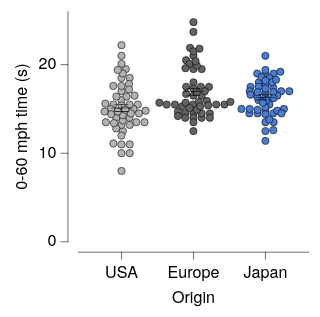

Express this chart as Vega-Lite.
### Vega-Lite specification from a JSON file in a GitHub repository (floating-point values rounded to 4 significant figures; data arrays with more than 128 entries replaced by an {"elided": "..."} marker saying what was removed)
{"background": null, "config": {"arc": {"fill": "#DBDBDB", "fillOpacity": 1.0, "innerRadius": 25.0, "padAngle": 0.03, "stroke": "black", "strokeOpacity": 1, "strokeWidth": 0.25}, "area": {"fill": "#DBDBDB", "fillOpacity": 1.0, "stroke": "black", "strokeOpacity": 1, "strokeWidth": 0.25}, "axis": {"domain": true, "domainCap": "round", "domainColor": "black", "domainWidth": 0.25, "grid": false, "gridCap": "round", "gridColor": "#F1F1F1", "gridDash": [0, 0], "gridOpacity": 1.0, "gridWidth": 0.25, "labelColor": "black", "labelFont": "Helvetica Neue, HelveticaNeue, Helvetica, Arial, sans-serif", "labelFontSize": 7, "labelFontStyle": "normal", "labelFontWeight": 400, "offset": 4.5, "ticks": true, "tickCap": "round", "tickColor": "black", "tickRound": false, "tickSize": 3, "tickWidth": 0.25, "titleColor": "black", "titleFont": "Helvetica Neue, HelveticaNeue, Helvetica, Arial, sans-serif", "titleFontSize": 7, "titleFontStyle": "normal", "titleFontWeight": 400}, "axisX": {"domain": true, "labelAlign": "center", "labelAngle": 0, "labels": true, "ticks": true, "translate": 0}, "axisY": {"domain": true, "labelAlign": "right", "labelAngle": 0, "labels": true, "ticks": true, "translate": 0}, "axisRight": {"domain": true, "labelAlign": "left", "labelAngle": 0, "labels": true, "ticks": true, "translate": 0}, "axisTop": {"domain": true, "labelAlign": "center", "labelAngle": 0, "labels": true, "ticks": true, "translate": 0}, "axisBand": {"tickOffset": 0}, "bar": {"fill": "#DBDBDB", "fillOpacity": 1.0, "stroke": "black", "strokeOpacity": 1, "strokeWidth": 0.25}, "boxplot": {"size": 9.0, "ticks": {"cornerRadius": 0.25, "fill": "black", "opacity": 1, "size": 4.5, "thickness": 0.25}, "box": {"fillOpacity": 1.0, "stroke": "black", "strokeOpacity": 1, "strokeWidth": 0.25}, "median": {"cornerRadius": 0, "fill": "black", "fillOpacity": 1.0, "opacity": 1, "size": 9.0, "thickness": 0.25}, "rule": {"fill": "black", "fillOpacity": 1.0, "size": 10.0, "stroke": "black", "strokeDash": [0, 0], "strokeOpacity": 1, "strokeWidth": 0.25}, "outliers": {"color": "black", "fill": "black", "fillOpacity": 1.0, "size": 0, "stroke": "black", "strokeOpacity": 1, "strokeWidth": 0.25}}, "circle": {"fill": "black", "fillOpacity": 1.0, "size": 1.25, "stroke": null, "strokeOpacity": 1, "strokeWidth": 0.25}, "errorband": {"band": {"fillOpacity": 0.6, "stroke": null, "strokeWidth": 0.25, "strokeOpacity": 1}, "borders": {"opacity": 0, "strokeOpacity": 0.25, "strokeWidth": 1}}, "errorbar": {"opacity": 1, "rule": {"strokeDash": [0, 0], "strokeWidth": 0.25}, "ticks": {"color": "black", "cornerRadius": 0.125, "opacity": 1, "size": 6.0, "thickness": 0.25}, "thickness": 0.25}, "font": "Helvetica Neue, HelveticaNeue, Helvetica, Arial, sans-serif", "geoshape": {"fill": "#DBDBDB", "fillOpacity": 1.0, "stroke": "black", "strokeOpacity": 1, "strokeWidth": 0.25}, "header": {"labelColor": "black", "labelFont": "Helvetica Neue, HelveticaNeue, Helvetica, Arial, sans-serif", "labelFontSize": 7, "labelFontStyle": "normal", "labelFontWeight": 400, "titleColor": "black", "titleFont": "Helvetica Neue, HelveticaNeue, Helvetica, Arial, sans-serif", "titleFontSize": 7, "titleFontStyle": "normal", "titleFontWeight": 400, "titlePadding": 0}, "legend": {"disable": false, "offset": 4.5, "titlePadding": 4, "labelOffset": 2, "gradientLabelOffset": 2, "gradientLength": 50.0, "gradientThickness": 5.0, "gradientOpacity": 1.0, "gradientStrokeColor": "black", "gradientStrokeWidth": 0.25, "labelColor": "black", "labelFont": "Helvetica Neue, HelveticaNeue, Helvetica, Arial, sans-serif", "labelFontSize": 7, "labelFontStyle": "normal", "labelFontWeight": 400, "strokeColor": "black", "strokeWidth": 0, "symbolSize": 42, "symbolStrokeColor": "black", "symbolStrokeWidth": 0.25, "titleColor": "black", "titleFont": "Helvetica Neue, HelveticaNeue, Helvetica, Arial, sans-serif", "titleFontSize": 7, "titleFontStyle": "normal", "titleFontWeight": 400}, "line": {"color": "black", "stroke": "black", "strokeCap": "butt", "strokeDash": [0, 0], "strokeOpacity": 1, "strokeWidth": 0.5}, "point": {"filled": true, "fill": "#DBDBDB", "fillOpacity": 1.0, "size": 5.0, "stroke": "black", "strokeOpacity": 1, "strokeWidth": 0.25}, "range": {"category": ["#B2B2B2", "#636363", "#4A7CD3", "#008542", "#382864", "#509F98", "#284F93", "#005226", "#A398D6", "#173633"], "diverging": {"scheme": ["#443E60", "#5F597E", "#7C759B", "#9994B6", "#B7B4CC", "#D6D5DC", "#F6F6F6", "#D1DAD9", "#A4C2BF", "#7AA9A4", "#578E89", "#37736E", "#1B5954"]}, "heatmap": {"scheme": ["#32022B", "#43044D", "#4C196E", "#4D338C", "#484DA6", "#3A68BB", "#1D83CA", "#1D9CCB", "#23B5C9", "#28CDC5", "#4DE0B4", "#91EE9F"]}, "ordinal": {"scheme": ["#F1F1F1", "#DBDBDB", "#C6C6C6", "#B2B2B2", "#9D9D9D", "#898989", "#767676", "#636363", "#515151", "#404040", "#2F2F2F", "#1F1F1F"]}, "ramp": {"scheme": ["#32022B", "#43044D", "#4C196E", "#4D338C", "#484DA6", "#3A68BB", "#1D83CA", "#1D9CCB", "#23B5C9", "#28CDC5", "#4DE0B4", "#91EE9F"]}}, "rule": {"color": "black", "stroke": "black", "strokeCap": "round", "strokeDash": [2, 2], "strokeOpacity": 1, "strokeWidth": 0.25}, "scale": {"bandPaddingInner": 0.1, "bandPaddingOuter": 0.1, "round": false}, "rect": {"fill": "#DBDBDB", "fillOpacity": 1.0, "stroke": "black", "strokeOpacity": 1, "strokeWidth": 0.25}, "square": {"fill": "#DBDBDB", "fillOpacity": 1.0, "size": 10.0, "stroke": "black", "strokeOpacity": 1, "strokeWidth": 0.25}, "text": {"color": "black", "font": "Helvetica Neue, HelveticaNeue, Helvetica, Arial, sans-serif", "fontSize": 7, "fontStyle": "normal", "fontWeight": 400}, "tick": {"color": "black", "cornerRadius": 0.125, "opacity": 1.0, "size": 9.0, "thickness": 0.25}, "title": {"anchor": "middle", "frame": "group", "color": "black", "font": "Helvetica Neue, HelveticaNeue, Helvetica, Arial, sans-serif", "fontSize": 7, "fontStyle": "normal", "fontWeight": 400, "subtitleColor": "black", "subtitleFont": "Helvetica Neue, HelveticaNeue, Helvetica, Arial, sans-serif", "subtitleFontSize": "Helvetica Neue, HelveticaNeue, Helvetica, Arial, sans-serif", "subtitleFontStyle": "normal", "subtitleFontWeight": 400}, "trail": {"color": "black", "opacity": 1, "size": 0.5}, "view": {"continuousWidth": 100, "continuousHeight": 100, "discreteWidth": 100, "discreteHeight": 100, "fill": null, "stroke": null, "strokeWidth": 0.25}}, "layer": [{"data": {"name": "data-fff8341856742b0cfe310aaeede7bc4a"}, "mark": {"type": "circle", "opacity": 1.0, "size": 10.0, "stroke": "black", "strokeOpacity": 1, "strokeWidth": 0.25}, "encoding": {"color": {"field": "Origin", "legend": null, "scale": {"domain": ["USA", "Europe", "Japan"]}, "sort": ["USA", "Europe", "Japan"], "title": null, "type": "nominal"}, "x": {"axis": {}, "field": "Origin", "scale": {"domain": ["USA", "Europe", "Japan"]}, "sort": ["USA", "Europe", "Japan"], "title": "Origin", "type": "nominal"}, "xOffset": {"field": "beeswarm_x", "scale": {"domain": [-16.06, 16.06], "range": [-3.559, 28.56]}, "type": "quantitative"}, "y": {"field": "Acceleration", "title": "0-60 mph time (s)", "type": "quantitative"}}}, {"data": {"name": "data-d979443d4e9b399518cd2fcbb34b9d6d"}, "mark": {"type": "errorbar"}, "encoding": {"x": {"axis": {}, "field": "Origin", "scale": {"domain": ["USA", "Europe", "Japan"]}, "sort": ["USA", "Europe", "Japan"], "title": "Origin", "type": "nominal"}, "y": {"field": "__mean", "title": "0-60 mph time (s)", "type": "quantitative"}, "yError": {"field": "__error"}}}, {"data": {"name": "data-d979443d4e9b399518cd2fcbb34b9d6d"}, "mark": {"type": "tick"}, "encoding": {"x": {"axis": {}, "field": "Origin", "scale": {"domain": ["USA", "Europe", "Japan"]}, "sort": ["USA", "Europe", "Japan"], "title": "Origin", "type": "nominal"}, "y": {"field": "__mean", "title": "0-60 mph time (s)", "type": "quantitative"}}}], "$schema": "https://vega.github.io/schema/vega-lite/v6.4.1.json", "datasets": {"data-fff8341856742b0cfe310aaeede7bc4a": {"elided": "150 records"}, "data-d979443d4e9b399518cd2fcbb34b9d6d": [{"Origin": "USA", "__mean": 15.11, "__error": 0.4137, "__dysonsphere__": 1}, {"Origin": "Europe", "__mean": 16.94, "__error": 0.4011, "__dysonsphere__": 1}, {"Origin": "Japan", "__mean": 16.3, "__error": 0.2857, "__dysonsphere__": 1}]}}
